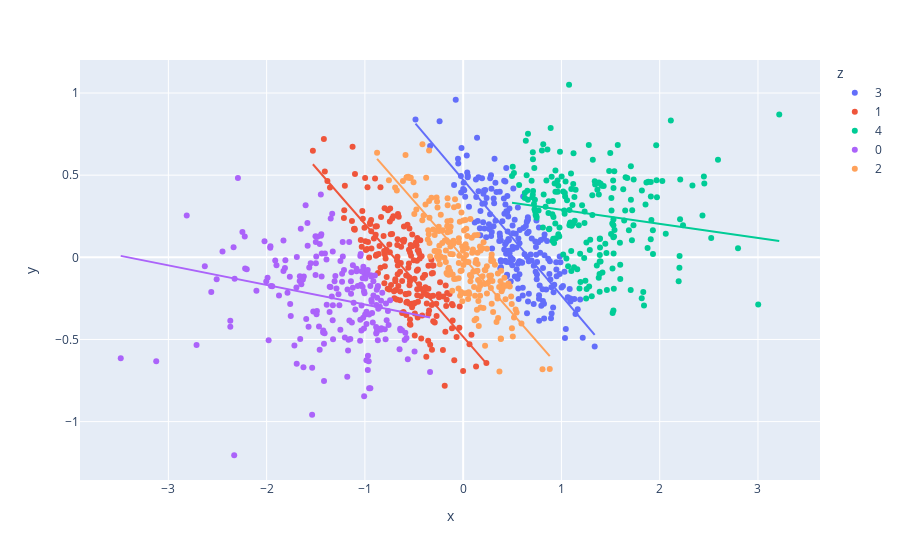

Here is the notebook cell this chart was saved with:
### Code cell
px.scatter( df, x = 'x', y = 'y', color = 'z', trendline= 'ols' )

### Figure 1 — Plotly figure (JSON) as saved in the notebook; plotly's stock layout.template omitted (floating-point values rounded to 4 significant figures; data arrays with more than 128 entries replaced by an {"elided": "..."} marker saying what was removed)
{"data": [{"hovertemplate": "z=3<br>x=%{x}<br>y=%{y}<extra></extra>", "legendgroup": "3", "marker": {"color": "#636efa", "symbol": "circle"}, "mode": "markers", "name": "3", "orientation": "v", "showlegend": true, "type": "scatter", "x": {"elided": "200 float values"}, "xaxis": "x", "y": {"elided": "200 float values"}, "yaxis": "y"}, {"hovertemplate": "<b>OLS trendline</b><br>y = -0.704959 * x + 0.471824<br>R<sup>2</sup>=0.668397<br><br>z=3<br>x=%{x}<br>y=%{y} <b>(trend)</b><extra></extra>", "legendgroup": "3", "marker": {"color": "#636efa", "symbol": "circle"}, "mode": "lines", "name": "3", "showlegend": false, "type": "scatter", "x": {"elided": "200 float values"}, "xaxis": "x", "y": {"elided": "200 float values"}, "yaxis": "y"}, {"hovertemplate": "z=1<br>x=%{x}<br>y=%{y}<extra></extra>", "legendgroup": "1", "marker": {"color": "#EF553B", "symbol": "circle"}, "mode": "markers", "name": "1", "orientation": "v", "showlegend": true, "type": "scatter", "x": {"elided": "200 float values"}, "xaxis": "x", "y": {"elided": "200 float values"}, "yaxis": "y"}, {"hovertemplate": "<b>OLS trendline</b><br>y = -0.686616 * x + -0.483688<br>R<sup>2</sup>=0.620666<br><br>z=1<br>x=%{x}<br>y=%{y} <b>(trend)</b><extra></extra>", "legendgroup": "1", "marker": {"color": "#EF553B", "symbol": "circle"}, "mode": "lines", "name": "1", "showlegend": false, "type": "scatter", "x": {"elided": "200 float values"}, "xaxis": "x", "y": {"elided": "200 float values"}, "yaxis": "y"}, {"hovertemplate": "z=4<br>x=%{x}<br>y=%{y}<extra></extra>", "legendgroup": "4", "marker": {"color": "#00cc96", "symbol": "circle"}, "mode": "markers", "name": "4", "orientation": "v", "showlegend": true, "type": "scatter", "x": {"elided": "200 float values"}, "xaxis": "x", "y": {"elided": "200 float values"}, "yaxis": "y"}, {"hovertemplate": "<b>OLS trendline</b><br>y = -0.0856792 * x + 0.374937<br>R<sup>2</sup>=0.027310<br><br>z=4<br>x=%{x}<br>y=%{y} <b>(trend)</b><extra></extra>", "legendgroup": "4", "marker": {"color": "#00cc96", "symbol": "circle"}, "mode": "lines", "name": "4", "showlegend": false, "type": "scatter", "x": {"elided": "200 float values"}, "xaxis": "x", "y": {"elided": "200 float values"}, "yaxis": "y"}, {"hovertemplate": "z=0<br>x=%{x}<br>y=%{y}<extra></extra>", "legendgroup": "0", "marker": {"color": "#ab63fa", "symbol": "circle"}, "mode": "markers", "name": "0", "orientation": "v", "showlegend": true, "type": "scatter", "x": {"elided": "200 float values"}, "xaxis": "x", "y": {"elided": "200 float values"}, "yaxis": "y"}, {"hovertemplate": "<b>OLS trendline</b><br>y = -0.119033 * x + -0.406131<br>R<sup>2</sup>=0.056820<br><br>z=0<br>x=%{x}<br>y=%{y} <b>(trend)</b><extra></extra>", "legendgroup": "0", "marker": {"color": "#ab63fa", "symbol": "circle"}, "mode": "lines", "name": "0", "showlegend": false, "type": "scatter", "x": {"elided": "200 float values"}, "xaxis": "x", "y": {"elided": "200 float values"}, "yaxis": "y"}, {"hovertemplate": "z=2<br>x=%{x}<br>y=%{y}<extra></extra>", "legendgroup": "2", "marker": {"color": "#FFA15A", "symbol": "circle"}, "mode": "markers", "name": "2", "orientation": "v", "showlegend": true, "type": "scatter", "x": {"elided": "200 float values"}, "xaxis": "x", "y": {"elided": "200 float values"}, "yaxis": "y"}, {"hovertemplate": "<b>OLS trendline</b><br>y = -0.683255 * x + 0.000816264<br>R<sup>2</sup>=0.648303<br><br>z=2<br>x=%{x}<br>y=%{y} <b>(trend)</b><extra></extra>", "legendgroup": "2", "marker": {"color": "#FFA15A", "symbol": "circle"}, "mode": "lines", "name": "2", "showlegend": false, "type": "scatter", "x": {"elided": "200 float values"}, "xaxis": "x", "y": {"elided": "200 float values"}, "yaxis": "y"}], "layout": {"autosize": true, "legend": {"title": {"text": "z"}, "tracegroupgap": 0}, "margin": {"t": 60}, "xaxis": {"anchor": "y", "autorange": true, "domain": [0, 1], "range": [-3.896, 3.628], "title": {"text": "x"}, "type": "linear"}, "yaxis": {"anchor": "x", "autorange": true, "domain": [0, 1], "range": [-1.379, 1.225], "title": {"text": "y"}, "type": "linear"}}}
